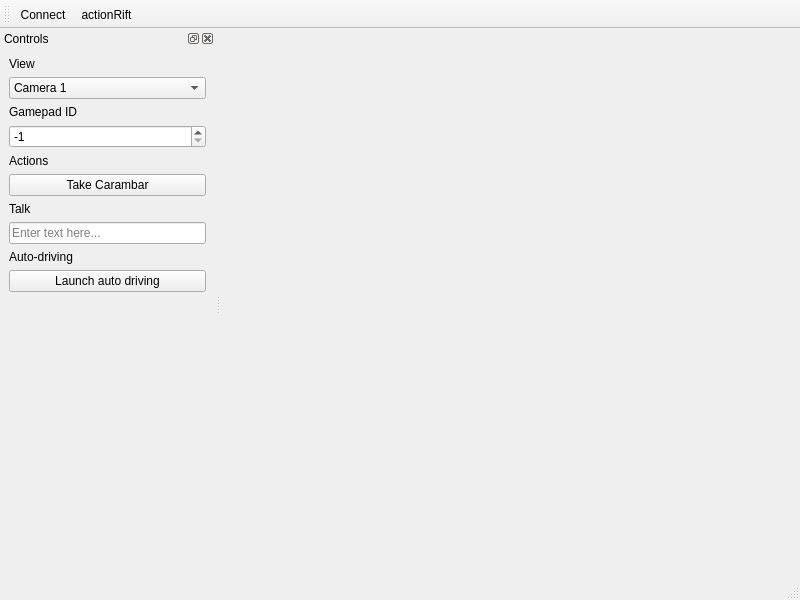
<?xml version="1.0" encoding="UTF-8"?>
<ui version="4.0">
 <class>MainWindow</class>
 <widget class="QMainWindow" name="MainWindow">
  <property name="geometry">
   <rect>
    <x>0</x>
    <y>0</y>
    <width>800</width>
    <height>600</height>
   </rect>
  </property>
  <property name="windowTitle">
   <string>NaoCar Remote</string>
  </property>
  <widget class="QWidget" name="centralwidget">
   <layout class="QHBoxLayout" name="horizontalLayout">
    <item>
     <widget class="StreamDisplay" name="streamView" native="true"/>
    </item>
   </layout>
  </widget>
  <widget class="QMenuBar" name="menubar">
   <property name="geometry">
    <rect>
     <x>0</x>
     <y>0</y>
     <width>800</width>
     <height>22</height>
    </rect>
   </property>
  </widget>
  <widget class="QStatusBar" name="statusbar"/>
  <widget class="QToolBar" name="toolBar">
   <property name="windowTitle">
    <string>toolBar</string>
   </property>
   <attribute name="toolBarArea">
    <enum>TopToolBarArea</enum>
   </attribute>
   <attribute name="toolBarBreak">
    <bool>false</bool>
   </attribute>
   <addaction name="actionConnect"/>
   <addaction name="actionRift"/>
  </widget>
  <widget class="QDockWidget" name="Controls">
   <property name="minimumSize">
    <size>
     <width>215</width>
     <height>362</height>
    </size>
   </property>
   <property name="allowedAreas">
    <set>Qt::LeftDockWidgetArea|Qt::RightDockWidgetArea</set>
   </property>
   <property name="windowTitle">
    <string>Controls</string>
   </property>
   <attribute name="dockWidgetArea">
    <number>1</number>
   </attribute>
   <widget class="QWidget" name="dockWidgetContents">
    <layout class="QVBoxLayout" name="verticalLayout_2">
     <item>
      <widget class="QLabel" name="label_5">
       <property name="text">
        <string>View</string>
       </property>
      </widget>
     </item>
     <item>
      <widget class="QComboBox" name="viewComboBox">
       <item>
        <property name="text">
         <string>Camera 1</string>
        </property>
       </item>
       <item>
        <property name="text">
         <string>Camera 2</string>
        </property>
       </item>
       <item>
        <property name="text">
         <string>OpenCV</string>
        </property>
       </item>
      </widget>
     </item>
     <item>
      <widget class="QLabel" name="label">
       <property name="maximumSize">
        <size>
         <width>16777215</width>
         <height>20</height>
        </size>
       </property>
       <property name="text">
        <string>Gamepad ID</string>
       </property>
      </widget>
     </item>
     <item>
      <widget class="QSpinBox" name="gamepadID">
       <property name="minimum">
        <number>-1</number>
       </property>
       <property name="value">
        <number>-1</number>
       </property>
      </widget>
     </item>
     <item>
      <widget class="QLabel" name="label_2">
       <property name="text">
        <string>Actions</string>
       </property>
      </widget>
     </item>
     <item>
      <widget class="QPushButton" name="carambarButton">
       <property name="text">
        <string>Take Carambar</string>
       </property>
      </widget>
     </item>
     <item>
      <widget class="QLabel" name="label_3">
       <property name="text">
        <string>Talk</string>
       </property>
      </widget>
     </item>
     <item>
      <widget class="QLineEdit" name="talkInput">
       <property name="placeholderText">
        <string>Enter text here...</string>
       </property>
      </widget>
     </item>
     <item>
      <widget class="QLabel" name="label_4">
       <property name="text">
        <string>Auto-driving</string>
       </property>
      </widget>
     </item>
     <item>
      <widget class="QPushButton" name="autoDrivingButton">
       <property name="text">
        <string>Launch auto driving</string>
       </property>
      </widget>
     </item>
     <item>
      <spacer name="verticalSpacer">
       <property name="orientation">
        <enum>Qt::Vertical</enum>
       </property>
       <property name="sizeHint" stdset="0">
        <size>
         <width>20</width>
         <height>40</height>
        </size>
       </property>
      </spacer>
     </item>
    </layout>
   </widget>
  </widget>
  <action name="actionConnect">
   <property name="icon">
    <iconset resource="../Resources/Ui.qrc">
     <normaloff>:/connect.png</normaloff>:/connect.png</iconset>
   </property>
   <property name="text">
    <string>Connect</string>
   </property>
  </action>
  <action name="actionRift">
   <property name="text">
    <string>actionRift</string>
   </property>
  </action>
 </widget>
 <customwidgets>
  <customwidget>
   <class>StreamDisplay</class>
   <extends>QWidget</extends>
   <header location="global">StreamDisplay.hpp</header>
   <container>1</container>
  </customwidget>
 </customwidgets>
 <resources>
  <include location="../Resources/Ui.qrc"/>
 </resources>
 <connections/>
</ui>
